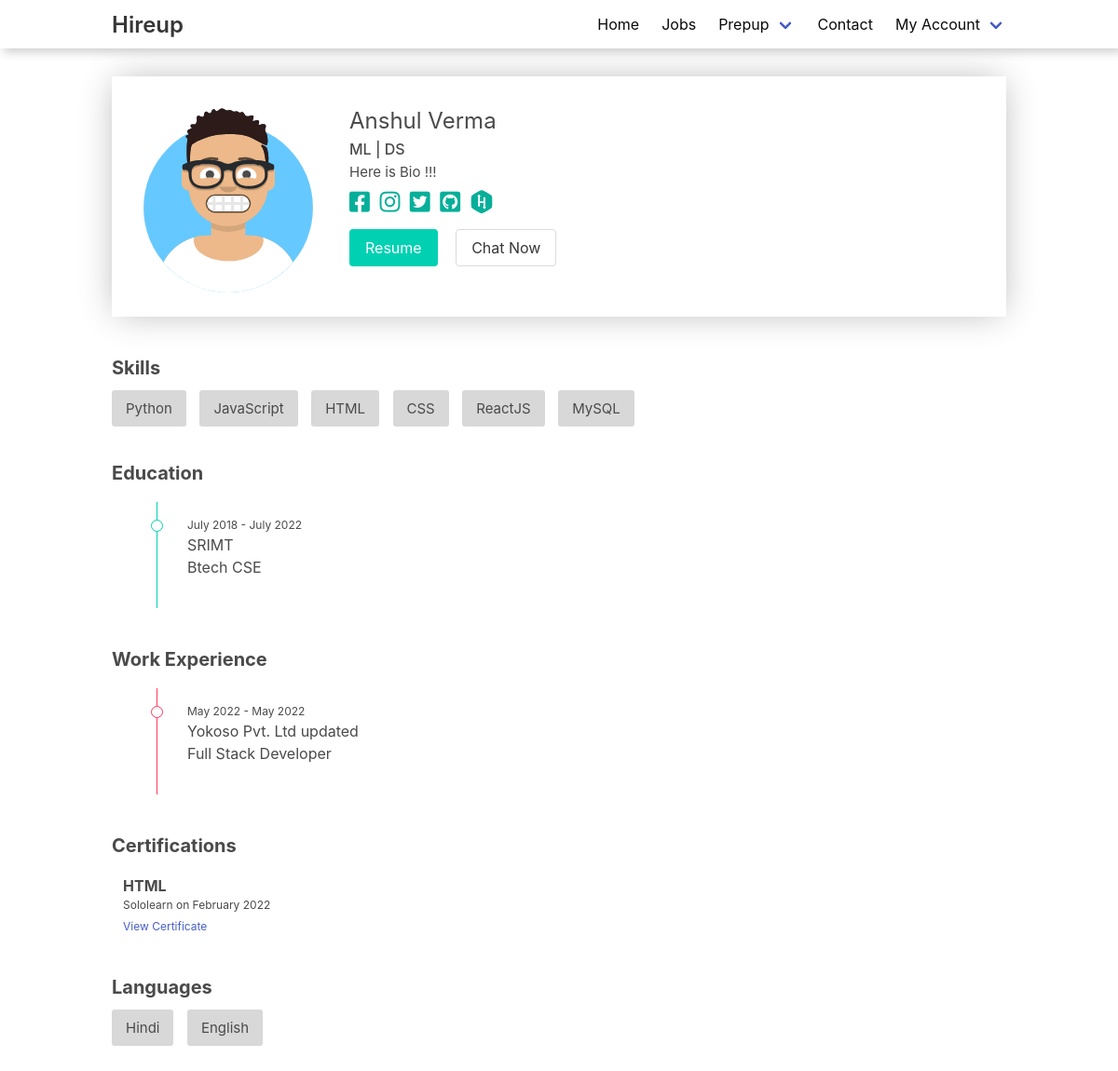
Page /profile/user1@yopmail.com (signed in) on the committed database.
### HireApp/models.py (models this page shows, shortened)
class UserProfile(models.Model):
    fb = models.CharField(max_length=100)
    lkd = models.CharField(max_length=100)
    git = models.CharField(max_length=100)
    hacker = models.CharField(max_length=100)
    bio = models.TextField(max_length=200)
    phone = models.CharField(max_length=100, null=True, blank=True)
    resume = models.FileField(upload_to="resume", max_length=210, null=True)
    portfolio = models.CharField(max_length=210, null=True)
    profile = models.CharField(max_length=210, null=True)
    username = models.OneToOneField(User, on_delete=models.CASCADE)
    def __str__(self):
        return str(self.username)

class Education(models.Model):
    name = models.CharField(max_length=100, null=True)
    start_year = models.CharField(max_length=100, null=True)
    end_year = models.CharField(max_length=100, null=True)
    degree = models.CharField(max_length=20, null=True)
    username = models.ForeignKey(User, on_delete=models.CASCADE, null=True)

class Experience(models.Model):
    organisation = models.CharField(max_length=100, null=True)
    start_year = models.CharField(max_length=20, null=True)
    end_year = models.CharField(max_length=20, null=True)
    designation = models.CharField(max_length=100, null=True)
    username = models.ForeignKey(User, on_delete=models.CASCADE, null=True)

class Certification(models.Model):
    name = models.CharField(max_length=100)
    organisation = models.CharField(max_length=10)
    issue_date = models.CharField(max_length=30)
    url = models.CharField(max_length=100)
    username = models.ForeignKey(User, on_delete=models.CASCADE, null=True)

### UserApp/views.py (the view)
# urls.py: path('profile/', userprofile, name="userprofile"),
def profile(request, user):
    user = get_object_or_404(User, email=user)
    print(user)
    user_profile = UserProfile.objects.filter(username=user).filter()
    print(user_profile)
    if user_profile.exists():
        user_profile = user_profile.first()
        user_profile.first_name = user.first_name
        user_profile.last_name = user.last_name
        if Skill.objects.filter(
                username=user).exists():
            user_profile.tech_stack = eval(Skill.objects.filter(
                username=user).first().name)
        user_profile.education = Education.objects.filter(
            username=user).order_by('start_year')
        user_profile.experience = Experience.objects.filter(
            username=user).order_by('start_year')
        user_profile.certification = Certification.objects.filter(
            username=user).order_by('issue_date')
        user_profile.resume = "https://shift-agreements.s3.ap-south-1.amazonaws.com/" + \
            str(user_profile.resume)
        return render(request, 'users/profile.html', {"data": user_profile, 'user': user})

### templates/users/profile.html (shortened to what this page needs)
{% extends "layout.html" %} {% load static %} {% block css %}
<link rel="stylesheet" href="{% static 'css/job.css' %}" />
<link rel="stylesheet" href="{% static 'css/userprofile.css' %}" />
{% endblock %} {% block body %}
<div class="user__profile container">
  <div class="profile__header">
    <div>
      <img src="{% static 'images/profile/download.svg' %}" />
    </div>
    <div>
      <p>
        <span style="font-size: x-large">
        {{data.first_name}}&nbsp;{{data.last_name}}&nbsp;&nbsp;<span class="icon has-text-primary">
        </span>
      </p>
      <p class="headline">{{data.profile}}</p>
      <p class="bio">
        {{data.bio}}
      </p>
      <div class="social__icons">
        <span><a
          href="{{data.fb}}"
          style="text-decoration: none;color: inherit;" ><i class="fab fa-facebook-square" aria-hidden="true"></i></a></span>
        <span><a
          href="{{data.lkd}}"
          style="text-decoration: none;color: inherit;" ><i class="fab fa-instagram" aria-hidden="true"></i></a></span>
        <span><a
          href="{{data.fb}}"
          style="text-decoration: none;color: inherit;" ><i class="fab fa-twitter-square" aria-hidden="true"></i></a></span>
        <span><a
          href="{{data.git}}"
          style="text-decoration: none;color: inherit;" ><i class="fab fa-github-square" aria-hidden="true"></i></a></span>
        <span><a
          href="{{data.hacker}}"
          style="text-decoration: none;color: inherit;" ><i class="fab fa-hackerrank"></i></a></span>
      </div>
      <div class="connect__btn">
        <a href="{{data.resume}}" class="button is-primary" target="blank">Resume</a>
        <a href="" class="button is-primary-outline has-text-color-primary"
          onclick="ChatNow()">Chat Now</a
        >
      </div>
    </div>
  </div>
    <div class="profile__body">
        <div class="profile__div">
            <h2 class="mt-5 mb-4 is-size-5"><b>Skills</b></h2>
            {% for tech in data.tech_stack %}
            <span class="skill">{{tech}}</span>
            {% endfor %}
        </div>
        <div class="profile__div">
            <h2 class="mt-5 mb-4 is-size-5"><b>Education</b>&nbsp;&nbsp;
                <span class="icon has-text-primary">
                </span>
            </h2>
            <ul class="timeline">
                {% for education in data.education %}
                <li class="timeline-item is-primary">
                    <div class="timeline-tag"></div>
                    <div class="timeline-content">
                        <p class="is-size-7">{{education.start_year}} - {{education.end_year}} &nbsp;
                        </p>
                        <p>{{education.name}}</p>
                        <p class="is-size-6">{{education.degree}}</p>
                    </div>
                </li>
                {% endfor %}
            </ul>
        </div>
        <div class="profile__div">
            <h2 class="mt-5 mb-4 is-size-5"><b>Work Experience</b>
            </h2>
            <ul class="timeline">
                {% for experience in data.experience %}
                <li class="timeline-item is-danger">
                    <div class="timeline-tag"></div>
                    <div class="timeline-content">
                        <p class="is-size-7">{{experience.start_year}} - {{experience.end_year}} &nbsp;
                        </p>
                        <p>{{experience.organisation}}</p>
                        <p class="is-size-6">{{experience.designation}}</p>
                    </div>
                </li>
                {% endfor %}
            </ul>
        </div>
        <div class="profile__div">
            <h2 class="mt-5 mb-4 is-size-5"><b>Certifications</b>&nbsp;&nbsp;
            </h2>
            {% for certification in data.certification %}
            <div class="mb-3 ml-3 certficate">
                <div class="timeline-content">
                    <p class="is-size-6"><b>{{certification.name}}</b> &nbsp;
                    </p>
                    <p class="is-size-7">{{certification.organisation}} on {{certification.issue_date}}</p>
                    <a href="http://" class="is-size-7">View Certificate</a>
                </div>
            </div>
            {% endfor %}
        </div>
        <div class="profile__div">
            <h2 class="mt-5 mb-4 is-size-5"><b>Languages</b></h2>
            <span class="skill">Hindi</span>
            <span class="skill">English</span>
        </div>
    </div>
    {% endblock %} {% block script %} {% endblock %}

### static/css/job.css (style rules this page uses)
ul { margin-top: 10px; }
li, ol { list-style-type: none; margin: 0 10px; }
.skill { font-size: 15px; margin: 0 10px 0 0; padding: 10px 15px; background: rgb(216, 216, 216); border-radius: 3px; }

### static/css/userprofile.css (style rules this page uses)
.user__profile { margin: 30px auto; }
.profile__header { display: flex; box-shadow: 0px 0px 36px -5px rgba(0, 0, 0, 0.3); padding: 20px 25px; }
.profile__header div:nth-child(2) { width: 60%; margin-top: 10px; padding: 0 30px; }
.social__icons span { font-size: 25px; margin: 8px 6px 8px 0px; color: rgb(6, 175, 153); }
.headline { font-size: 16px; font-weight: 500; }
.bio { font-size: 15px; margin: 2px 0px; }
img { margin: 0; padding: 0; width: 200px; height: auto; }
.connect__btn { margin: 10px 0px; }
.connect__btn a { margin: 0 15px 0 0; }
.profile__div { margin: 40px 0px; }
.timeline ul, .timeline li { margin: 0; }
.timeline .timeline-item { display: flex; display: -ms-flexbox; display: -webkit-flex; position: relative; border-left: 0.1rem solid #b5b5b5; margin-left: 3em; padding-bottom: 2em; }
.timeline .timeline-item::before { background: white; border: 0.1em solid #b5b5b5; border-radius: 100%; content: ""; display: block; height: 0.8rem; left: -0.45em; position: absolute; top: 1.2rem; width: 0.8rem; }
.timeline .timeline-item .timeline-tag { position: absolute; width: 0.8em; left: -0.4em; height: 0.8em; top: 1.2em; }
.timeline .timeline-item .timeline-content { padding: 1em 0 0 0.5em; padding: 1em 0 0 2em; }
.timeline .timeline-item.is-primary { border-left-color: #00d1b2; }
.timeline .timeline-item.is-primary::before { border-color: #00d1b2 !important; }
.timeline .timeline-item.is-danger { border-left-color: #ff3860; }
.timeline .timeline-item.is-danger::before { border-color: #ff3860 !important; }

### rows in the picture
UserProfile: first_name "Anshul", last_name "Verma", profile "ML | DS", bio "Here is Bio !!!"
Education: start_year "July 2018", end_year "July 2022", name "SRIMT", degree "Btech CSE"
Experience: start_year "May 2022", end_year "May 2022", organisation "Yokoso Pvt. Ltd updated", designation "Full Stack Developer"
Certification: name "HTML", organisation "Sololearn", issue_date "February 2022"

### other values in the picture
{{ tech }} "Python" "JavaScript" "HTML" "CSS" "ReactJS" "MySQL"
